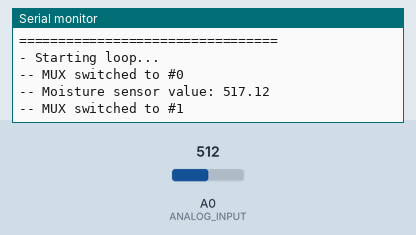
Bench run of a sketch on a simulated ESP8266 (NodeMCU). On the bench: the last lines printed to the serial monitor. The test bench sets the inputs (shaded band); at power-on: A0 (ANALOG_INPUT) = 512. WiFi joins after 1.5 s; servers stay silent unless stated; uploads are accepted with an empty reply.

Above: at 2.7 s.
2.8 s: A0 (ANALOG_INPUT) set to 716
At 3.6 s:
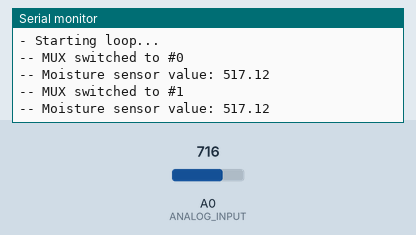
4.3 s: A0 (ANALOG_INPUT) set to 900
At 11.2 s:
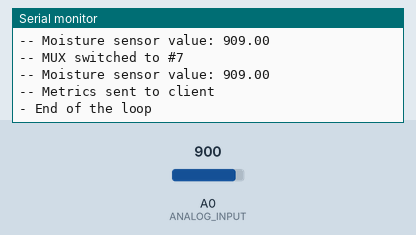
Timing chart, 0 to 11.8 s (numbered marks = the images above; inputs shaded):
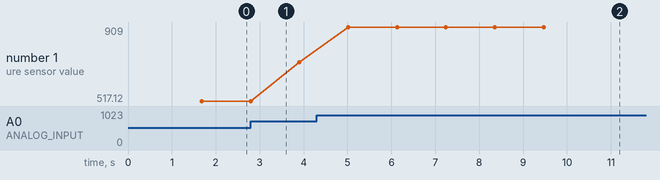

Measured:
- after the input at 4.3 s, the serial monitor: prints a new line after 0.72 s (image 2)
- plotted number 1: 517.12 → 723.16 after the input at 2.8 s, 723.16 → 909 after the input at 4.3 s

The sketch:

PlantsCare.ino
```cpp
#include <ESP8266WiFi.h>
#include <ESP8266HTTPClient.h>
#include "Secrets.h"

#define MUX_A D1
#define MUX_B D2
#define MUX_C D3
#define ANALOG_INPUT A0

WiFiClientSecure client;
HTTPClient http;

typedef struct metric {
  float value;
  String sensor;
} metric;

void setupWifi() {
  WiFi.begin(WIFI_SSID, WIFI_PASS);
  Serial.print("-- Connecting to WIFI");

  while (WiFi.status() != WL_CONNECTED) {
    Serial.print(".");
    delay(500);
  }

  Serial.println("-- WiFi connected");
  Serial.println(WiFi.localIP());
}

void setup() {
  Serial.begin(9600);
  Serial.println("- Setup started");

  setupWifi();

  pinMode(MUX_A, OUTPUT);
  pinMode(MUX_B, OUTPUT);
  pinMode(MUX_C, OUTPUT);

  Serial.println("- Setup done");
}

void changeMux(int index) {
  String binary = String(index, BIN);

  if (binary.toInt() < 100) {
    binary = "0" + binary;
  }

  if (binary.toInt() < 10) {
    binary = "0" + binary;
  }

  int a = binary[0] == '1' ? HIGH : LOW;
  int b = binary[1] == '1' ? HIGH : LOW;
  int c = binary[2] == '1' ? HIGH : LOW;

  digitalWrite(MUX_A, a);
  digitalWrite(MUX_B, b);
  digitalWrite(MUX_C, c);
}

float readMoistureSensor() {
  float moistureSensorValue = 0;

  for (int i = 0; i <= 100; i++) {
    moistureSensorValue = moistureSensorValue + analogRead(ANALOG_INPUT);
    delay(1);
  }

  return moistureSensorValue / 100.0;
}

void sendMetrics(metric metrics[]) {
  String body = String("# TYPE moisture_level gauge\n# HELP moisture_level relative to the sensor\n");
  for (int i = 0; i < 8; i++) {
    body += String("moisture_level{sensor=\"" + String(metrics[i].sensor) + "\"} " + String(metrics[i].value) + "\n");
  }
  int contentLength = body.length();

  client.setInsecure();
  http.begin(client, PUSH_GATEWAY_BASEURL);
  http.addHeader("Content-Type", "text/plain; version=0.0.4");
  http.addHeader("Content-Length", String(contentLength));
  http.POST(body);
  http.end();
}

void loop() {
  Serial.println("=================================");
  Serial.println("- Starting loop...");

  metric metrics[8];
  for (int i = 0; i < 8; i++) {
    changeMux(i);
    Serial.println("-- MUX switched to #" + String(i));

    float moistureSensorValue = readMoistureSensor();
    Serial.println("-- Moisture sensor value: " + String(moistureSensorValue));

    metrics[i] = { value: moistureSensorValue, sensor: String(i) };
    delay(1000);
  }

  sendMetrics(metrics);
  Serial.println("-- Metrics sent to client");

  Serial.println("- End of the loop");
  delay(60000);
}
```

Secrets.h
```cpp
#define PUSH_GATEWAY_BASEURL "https://push-gateway.deuzu.com/metrics/job/plantcare/instance/a"
#define WIFI_SSID "Deuzu"
#define WIFI_PASS "dXxHmCQqTYeDWbErVd"
```
